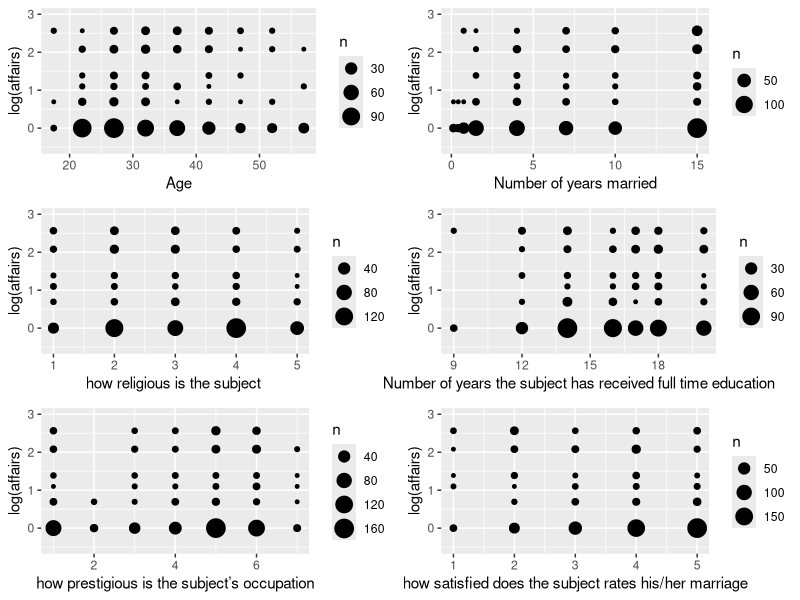
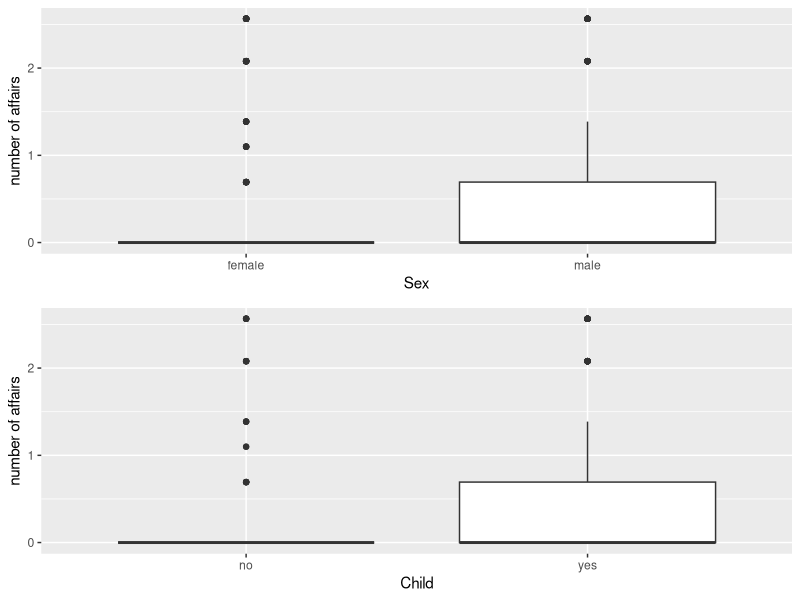
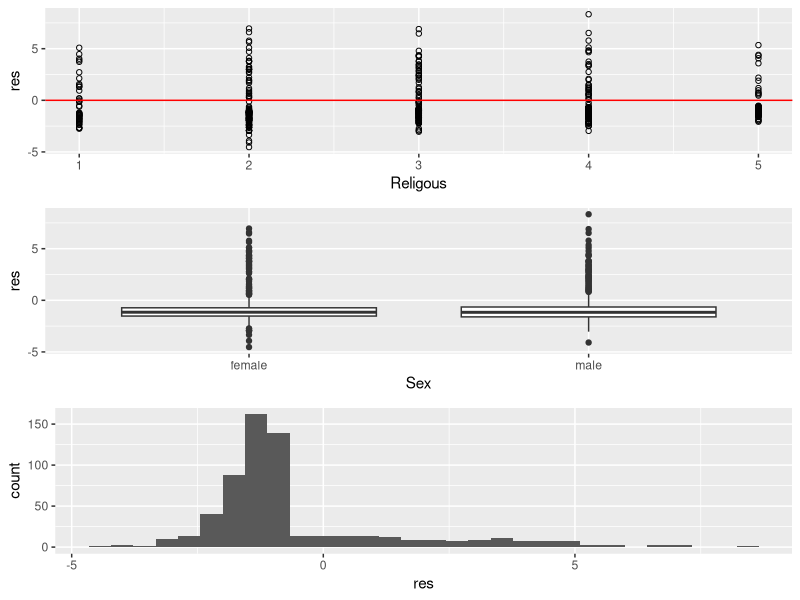
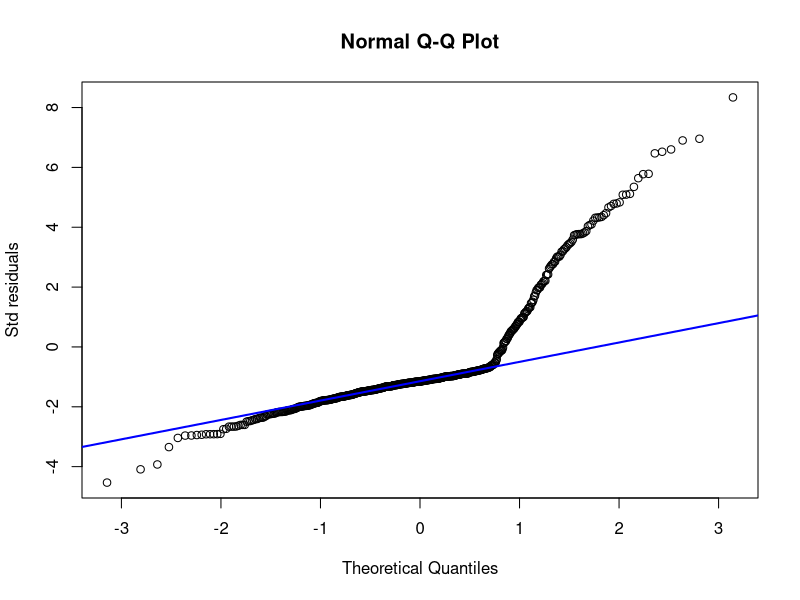

These charts were generated, in order, by the following R code:
## ---- chunk 1
setwd("~/Desktop/ISYE6414/Unit 4")

library(ggplot2)
library(dplyr)
library(gridExtra)

affair = read.table('affair.csv',header = T, stringsAsFactors = F, sep = ',')%>%tbl_df()

## ---- chunk 2
p1 = ggplot(affair, aes(x=affair$age,y=log(affair$nbaffairs+1)))+geom_count()+xlab('Age')+ylab('log(affairs)')+scale_y_continuous(limits = c(-0.5, 3))
p2 = ggplot(affair, aes(x= affair$ym,y=log(affair$nbaffairs+1)))+geom_count()+xlab('Number of years married')+ylab('log(affairs)')+scale_y_continuous(limits = c(-0.5, 3))
p3 = ggplot(affair, aes(x=affair$religious,y=log(affair$nbaffairs+1)))+geom_count()+xlab('how religious is the subject ')+ylab('log(affairs)')+scale_y_continuous(limits = c(-0.5, 3))
p4 = ggplot(affair, aes(x= affair$education,y=log(affair$nbaffairs+1)))+geom_count()+xlab('Number of years the subject has received full time education')+ylab('log(affairs)')+scale_y_continuous(limits = c(-0.5, 3))
p5 = ggplot(affair, aes(x= affair$occupation,y=log(affair$nbaffairs+1)))+geom_count()+xlab('how prestigious is the subject’s occupation')+ylab('log(affairs)')+scale_y_continuous(limits = c(-0.5, 3))
p6 = ggplot(affair, aes(x= affair$rate,y=log(affair$nbaffairs+1)))+geom_count()+xlab('how satisfied does the subject rates his/her marriage')+ylab('log(affairs)')+scale_y_continuous(limits = c(-0.5, 3))
grid.arrange(p1,p2,p3,p4,p5,p6)
cor1 = cor(x= affair$age,y=log(affair$nbaffairs+1))
cor2 = cor(x= affair$ym,y=log(affair$nbaffairs+1))
cor3 = cor(x= affair$religious,y=log(affair$nbaffairs+1))
cor4 = cor(x= affair$education,y=log(affair$nbaffairs+1))
cor5 = cor(x= affair$occupation,y=log(affair$nbaffairs+1))
cor6 = cor(x= affair$rate,y=log(affair$nbaffairs+1))
## ---- chunk 3
p1 = ggplot(affair, aes(x=affair$sex,y=log(affair$nbaffairs+1)))+geom_boxplot()+xlab('Sex')+ylab('number of affairs')
p2 = ggplot(affair, aes(x=affair$child,y=log(affair$nbaffairs+1)))+geom_boxplot()+xlab('Child')+ylab('number of affairs')
grid.arrange(p1,p2)

## ---- chunk 4
method = glm(data = affair,nbaffairs~., family = 'poisson')
summary(method)
## ---- chunk 5
confint(object = method, level = 0.99)
## ---- chunk 6
with(method, cbind(res.deviance = deviance, df = df.residual,
               p = pchisq(deviance, df.residual, lower.tail=FALSE)))

## ---- chunk 7
res = resid(method,type="deviance")
p1 =  ggplot(data = affair, aes(x=affair$religious, y=res))+geom_point(shape =1)+xlab('Religous')+geom_hline(yintercept=0,color ='red')
p2 = ggplot(data = affair, aes(x=affair$sex, y=res))+geom_boxplot()+xlab('Sex')
p3 = ggplot(data = affair, aes(x=res))+geom_histogram()
grid.arrange(p1, p2, p3)

qqnorm(res, ylab="Std residuals")
qqline(res,col="blue",lwd=2)

## ---- chunk 8
newdata = data.frame('sex'='male', 'age'=45, 'ym'=15, 'child'='yes', 'religious'=4, 'education'=16, 'occupation'=5,'rate'=3)

#obtain the prediction on the scale of linear predictors
response = predict(object = method, newdata=newdata, type = 'link', se.fit = T)

#Get the upper and lower ends in the scale of linear predictors
upper = response$fit+2.576*response$se.fit
lower = response$fit-2.576*response$se.fit
fit = response$fit

#apply the link function "log" to response, upper and lower to get the results in the scale of response
fit = method$family$linkinv(fit)
upper = method$family$linkinv(upper)
lower = method$family$linkinv(lower)
